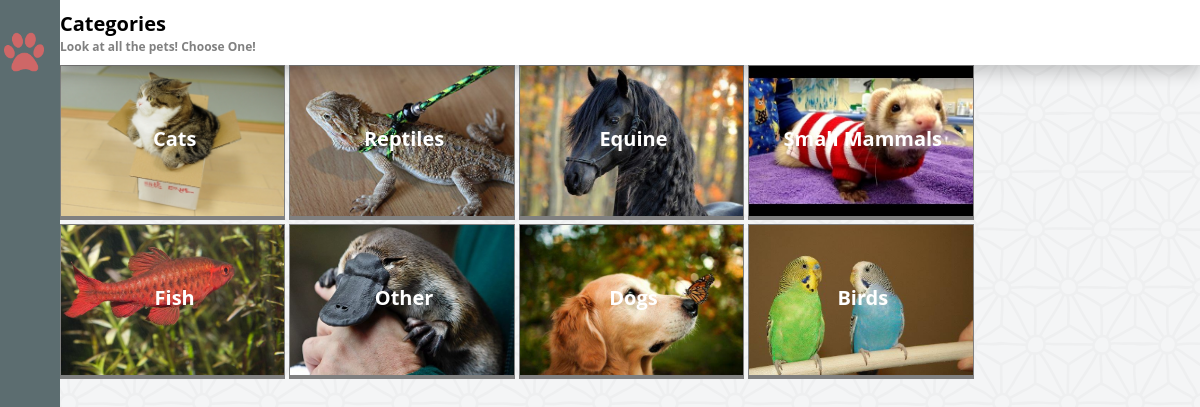
Screenshot of /gsp/cats/ (signed in) with the database file from the repository.
### gsp/models.py (models this page shows, shortened)
class Category(models.Model):
    name = models.CharField(max_length=128, unique=True)
    slug = models.SlugField(unique=True)
    img = models.CharField(max_length=64, unique=True)
    class Meta:
        verbose_name_plural = 'Categories'

### gsp/views.py (the view)
def cats(request):
    category_list = Category.objects.all()
    context_dict = {'categories': category_list}
    return render(request, 'gsp/cats.html', context=context_dict)

### templates/gsp/cats.html (shortened to what this page needs)
<!DOCTYPE html>
{% extends 'gsp/base.html' %}
{% load staticfiles %}
{% block body_block %}
	<div class = "categorySection">
			<h1> Categories </h1>
		<br>
			<h3>Look at all the pets! Choose One!</h3>
		</div>
	<div class = "cardunit">
			{% if categories %}
			{% for category in categories %}
			<div class = "smallcard" id = "myBtn">
						<div class="overlay">
							<h1><a href="/gsp/category/{{ category.slug }}"style="color:white;">{{ category.name }}</h1></a>
				</div>
				<div class = "smallpet">
					<a href="/gsp/category/{{ category.slug }}">
					<img src="{{ MEDIA_URL }}{{ category.img }}"
						alt = "Picture of "{{ category.name }} href = "/gsp/category/{{ category.slug }}">
					</a>
				</div>
			</div>
				{% endfor %}
			</div>
			{% else %}
				<strong>There are no categories present.</strong>
			{% endif %}
		</div>
{% endblock %}

### static/css/template-css.css (style rules this page uses)
* { margin: 0px; }
body h1 { font-family: 'Open Sans', sans-serif; font-weight: 700; font-size: 20px; }
body { background-image: url('background.png') }
a { text-decoration: none; color: white; }
.cardunit { position: relative; margin-left: 5%; }
.categorySection { padding-top: 10px; padding-bottom: 10px; background-color: white; position: relative; margin-left: 5%; box-shadow: 0 8px 16px 0 rgba(0,0,0,0.2); z-index: 500; }
.categorySection h1 { font-family: 'Open Sans', sans-serif; display: inline-block; }
.categorySection h3 { font-family: 'Open Sans', sans-serif; font-size: 12px; display: inline-block; color: gray; }
[class^="smallcard"] { position: relative; display: inline-block; width: 19.77%; background-color: white; height:10%; margin-left: 0px; border: solid; border-color: gray; border-width: thin; box-sizing: border-box; margin-top: 0px; }
.smallcard h1,h4 { display: inline-block; }
.overlay { position: absolute; height: 100%; text-align: center; width: 100%; background: fade-out(#000000, 0.2) }
.overlay:before { content: ''; display: inline-block; height: 100%; vertical-align: middle; background: fade-out(#000000, 0.2) }
.smallpet img { display: block; width: 100%; height:150px; object-fit: cover; border-bottom: solid; border-color: gray; }

### rows the page displays
Category: name "Cats", img (picture)
Category: name "Reptiles", img (picture)
Category: name "Equine", img (picture)
Category: name "Small Mammals", img (picture)
Category: name "Fish", img (picture)
Category: name "Other", img (picture)
Category: name "Dogs", img (picture)
Category: name "Birds", img (picture)
